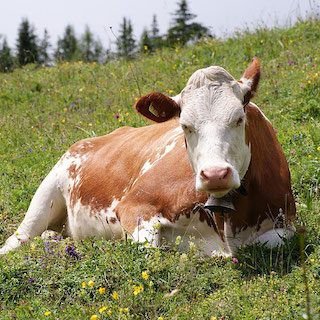
#> input picture unit-1/lesson-3/image1.jpg, 320 x 320 px
$ python img-blend.py image1.jpg image2.jpg
#> lines starting #> are read from the running program, lines starting #| are printed output that depends on the picture
import sys
from PIL import Image

if len(sys.argv) != 3:
    print("Usage: python script.py <image1> <image2>")
    sys.exit(1)

try:
    # opens first image
    img1 = Image.open(sys.argv[1])
#> img1 is the input picture: PIL image 320x320 RGB; mean R, G, B 142.8, 136.2, 99

    # opens second image
    img2 = Image.open(sys.argv[2])
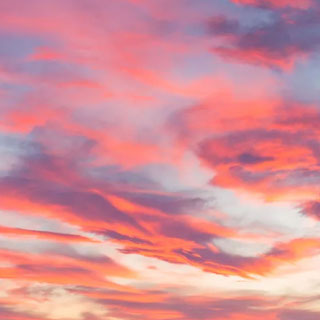
#> input picture unit-1/lesson-3/image2.jpg, 320 x 320 px
#> img2 is the input picture: PIL image 320x320 RGB; mean R, G, B 211.4, 142.8, 151.7

    # makes sure both images have the same size before blending
    if img1.size != img2.size:
        print("Error: Both images must be the same size to blend.")
        sys.exit(1)

    # blending the two images with equal transparency (0.5)
    blended_img = Image.blend(img1, img2, 0.5)
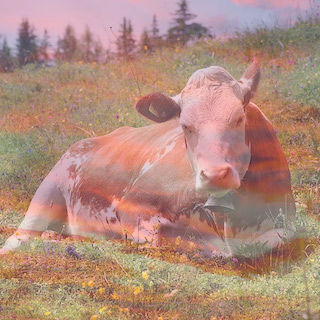
#> blended_img: PIL image 320x320 RGB; mean R, G, B 176.9, 139.2, 125.1

    blended_img.save("blended.jpg")
    print("Blended image saved as: blended.jpg")

# error messages

except FileNotFoundError:
    print(f"Error: One of the files {sys.argv[1]} or {sys.argv[2]} was not found.")
except Exception as e:
    print(f"An error occurred: {e}")
